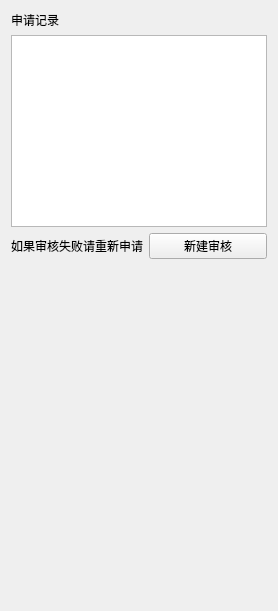
                                        <widget class="QWidget" name="tab_13">
                                            <attribute name="title">
                                                <string>社会奖助</string>
                                            </attribute>
                                            <layout class="QVBoxLayout" name="verticalLayout_9">
                                                <item>
                                                    <layout class="QVBoxLayout" name="verticalLayout_4">
                                                        <item>
                                                            <layout class="QVBoxLayout" name="verticalLayout_16">
                                                                <item>
                                                                    <widget class="QLabel" name="label_66">
                                                                        <property name="text">
                                                                            <string>申请记录</string>
                                                                        </property>
                                                                    </widget>
                                                                </item>
                                                                <item>
                                                                    <widget class="QTableWidget" name="tableWidget_5"/>
                                                                </item>
                                                            </layout>
                                                        </item>
                                                        <item>
                                                            <layout class="QHBoxLayout" name="horizontalLayout_73">
                                                                <item>
                                                                    <widget class="QLabel" name="label_67">
                                                                        <property name="text">
                                                                            <string>如果审核失败请重新申请</string>
                                                                        </property>
                                                                    </widget>
                                                                </item>
                                                                <item>
                                                                    <widget class="QPushButton" name="pushButton_7">
                                                                        <property name="text">
                                                                            <string>新建审核</string>
                                                                        </property>
                                                                    </widget>
                                                                </item>
                                                            </layout>
                                                        </item>
                                                    </layout>
                                                </item>
                                                <item>
                                                    <spacer name="verticalSpacer_5">
                                                        <property name="orientation">
                                                            <enum>Qt::Vertical</enum>
                                                        </property>
                                                        <property name="sizeHint" stdset="0">
                                                            <size>
                                                                <width>20</width>
                                                                <height>341</height>
                                                            </size>
                                                        </property>
                                                    </spacer>
                                                </item>
                                            </layout>
                                        </widget>
